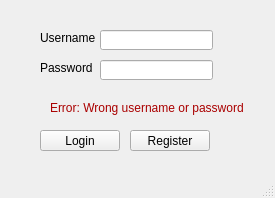
<?xml version="1.0" encoding="UTF-8"?>
<ui version="4.0">
 <class>LoginWindow</class>
 <widget class="QMainWindow" name="LoginWindow">
  <property name="geometry">
   <rect>
    <x>0</x>
    <y>0</y>
    <width>275</width>
    <height>198</height>
   </rect>
  </property>
  <property name="windowTitle">
   <string>LoginWindow</string>
  </property>
  <widget class="QWidget" name="centralwidget">
   <widget class="QLabel" name="UsernameLabel">
    <property name="geometry">
     <rect>
      <x>40</x>
      <y>30</y>
      <width>61</width>
      <height>16</height>
     </rect>
    </property>
    <property name="text">
     <string>Username</string>
    </property>
   </widget>
   <widget class="QLabel" name="PasswordLabel">
    <property name="geometry">
     <rect>
      <x>40</x>
      <y>60</y>
      <width>61</width>
      <height>16</height>
     </rect>
    </property>
    <property name="text">
     <string>Password</string>
    </property>
   </widget>
   <widget class="QLabel" name="ErrorLabel">
    <property name="geometry">
     <rect>
      <x>50</x>
      <y>100</y>
      <width>201</width>
      <height>16</height>
     </rect>
    </property>
    <property name="text">
     <string>&lt;html&gt;&lt;head/&gt;&lt;body&gt;&lt;p&gt;&lt;span style=&quot; color:#aa0000;&quot;&gt;Error: Wrong username or password&lt;/span&gt;&lt;/p&gt;&lt;/body&gt;&lt;/html&gt;</string>
    </property>
   </widget>
   <widget class="QPushButton" name="LoginButton">
    <property name="geometry">
     <rect>
      <x>40</x>
      <y>130</y>
      <width>80</width>
      <height>21</height>
     </rect>
    </property>
    <property name="text">
     <string>Login</string>
    </property>
   </widget>
   <widget class="QPushButton" name="RegisterButton">
    <property name="geometry">
     <rect>
      <x>130</x>
      <y>130</y>
      <width>80</width>
      <height>21</height>
     </rect>
    </property>
    <property name="text">
     <string>Register</string>
    </property>
   </widget>
   <widget class="QLineEdit" name="lineEdit_Username">
    <property name="geometry">
     <rect>
      <x>100</x>
      <y>30</y>
      <width>113</width>
      <height>20</height>
     </rect>
    </property>
   </widget>
   <widget class="QLineEdit" name="lineEdit_Password">
    <property name="geometry">
     <rect>
      <x>100</x>
      <y>60</y>
      <width>113</width>
      <height>20</height>
     </rect>
    </property>
    <property name="echoMode">
     <enum>QLineEdit::Password</enum>
    </property>
   </widget>
  </widget>
  <widget class="QMenuBar" name="menubar">
   <property name="geometry">
    <rect>
     <x>0</x>
     <y>0</y>
     <width>275</width>
     <height>17</height>
    </rect>
   </property>
  </widget>
  <widget class="QStatusBar" name="statusbar"/>
 </widget>
 <resources/>
 <connections/>
</ui>
